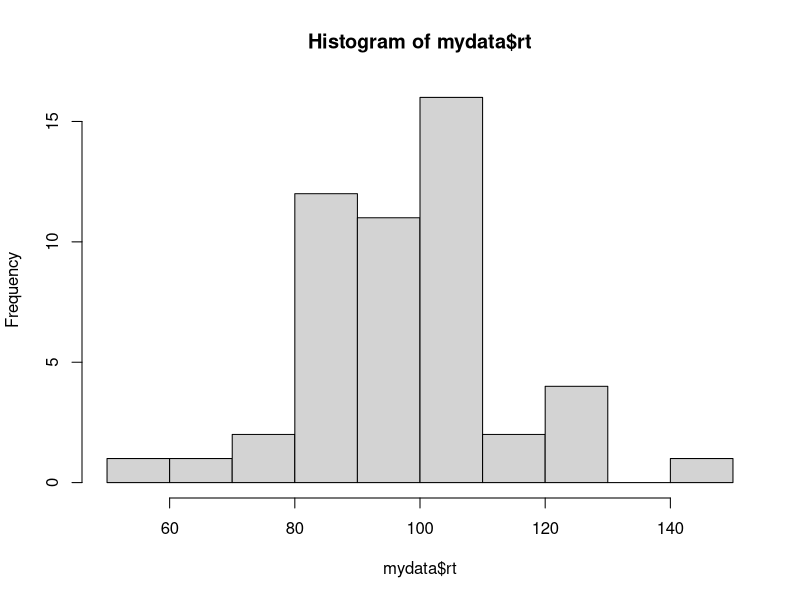
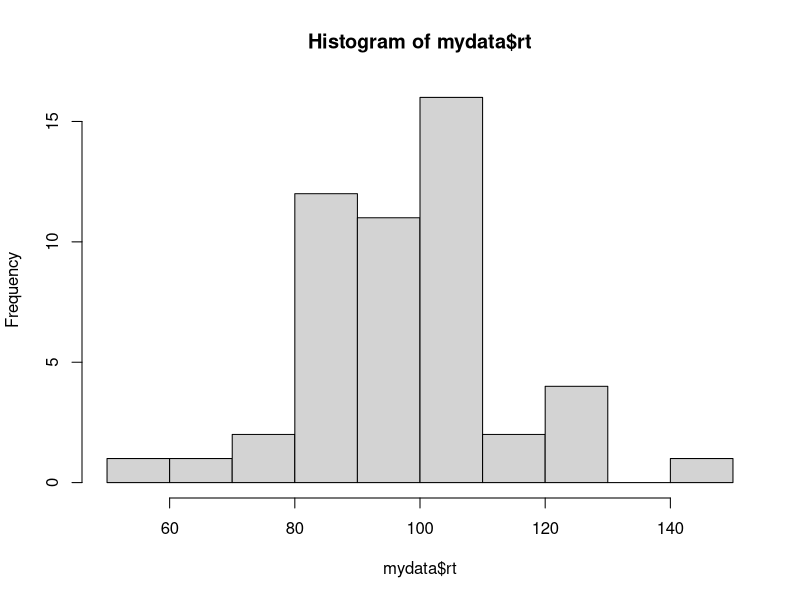
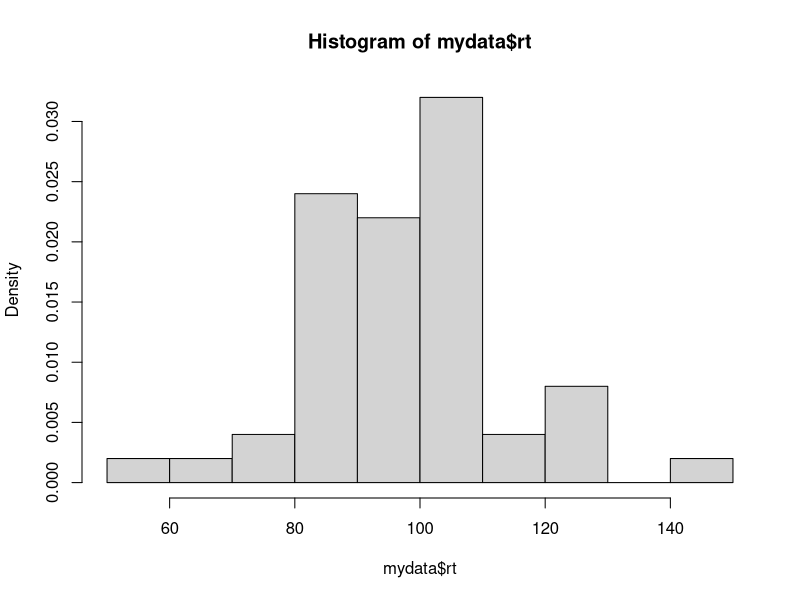
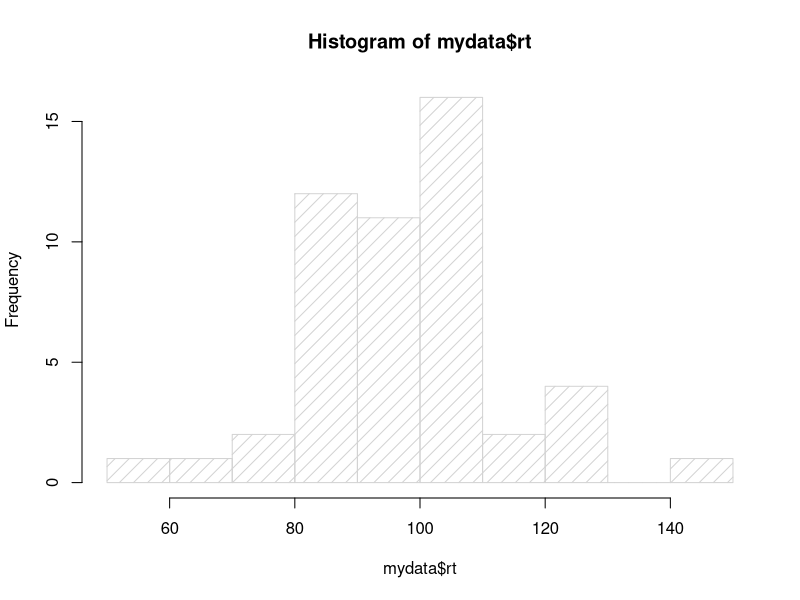
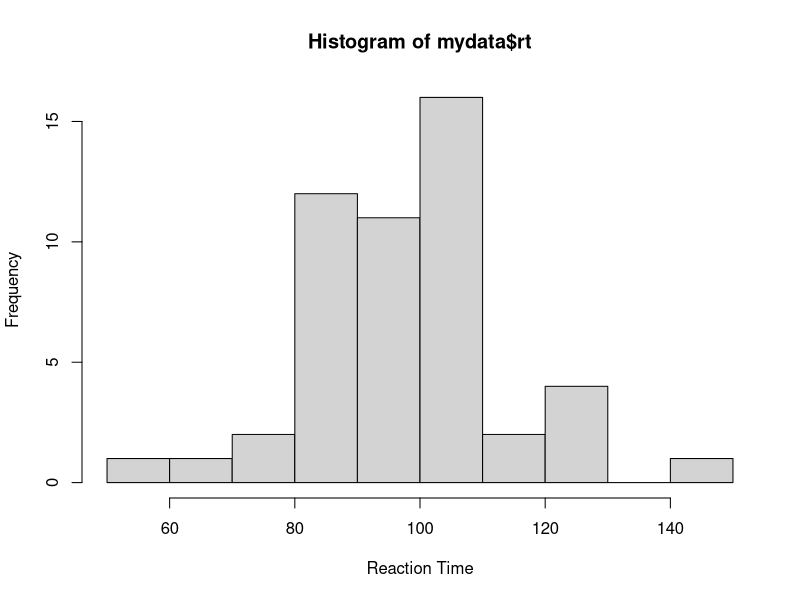
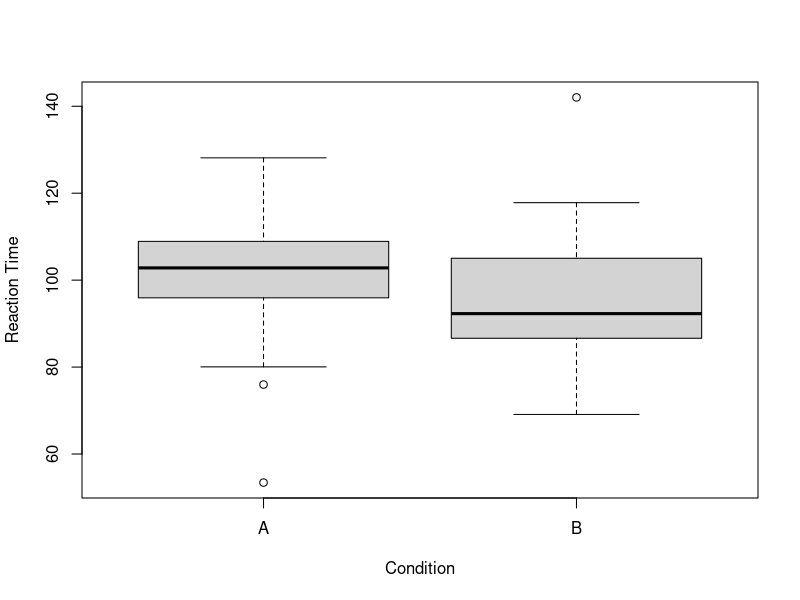

Source code (R) for these figures, in order:
## ---- chunk 1
avector <- c(3, 6, 9, 12, 15, 18, 21, 24, 27)  # Let's create a vector with 9 elements.
avector # prints the whole object
avector[4] # prints the fourth element of the vector
avector[4:7] # prints the 4th through 7th elements of the vector
## ---- chunk 2
# First, let's recreate our random data.frame:
mydata <- data.frame(id = seq(1:50),  # create a column named "id" with the numbers (sequence) 1 through 50
                     condition = rep(c("A", "B"), 25),  # create a "condition" column with A and B repeating
                     rt = rnorm(n = 50, mean = 100, sd = 15))  # create a third column named "rt" with randomly generated data

head(mydata)  # Let's print the head of the data for reference.

mydata[1, 3]  # select a single cell in the first row, third column
# You'll see from the printout of head(mydata) above that this is the reaction time for participant 1.

mydata[3, ]  # leave one of the numbers blank if you want to select all columns for a given row

mydata[, 3]  # or all rows for a given column

mydata[1:10, ]  # You can select multiple rows and/or columns. Here, we're selecting the first ten rows, all columns.

mydata[c(1, 3, 5),]  # This will select the first, third, and fifth rows, all columns.
## ---- chunk 3
mydata$rt
mydata$condition
## ---- chunk 4
mydata$rt[10]
# is the same as:
mydata[10, 3]

## ---- chunk 5
mydata[mydata$rt > 120, ]  # Select rows of mydata where reaction time is greater than 120, all columns
## ---- chunk 6
mydata$rt > 120
## ---- chunk 7
mydata[mydata$id <= 10,]
mydata[mydata$condition == "A", ]
## ---- chunk 8
mydata[mydata$rt > 100 & mydata$rt < 110, ]  # Select rows of mydata where reaction time is greater than 100 and less than 110, all columns
## ---- chunk 9
mydata[mydata$rt < 90 | mydata$rt > 130, ]  # Select rows of mydata where rt is less than 90 or greater than 130, all columns
## ---- chunk 10
mydata[mydata$id <= 10 & mydata$rt < 90 | mydata$rt > 130, ]
## ---- chunk 11
mydata[mydata$id <= 10 & (mydata$rt < 90 | mydata$rt > 130), ]
## ---- chunk 12
subset(mydata, rt > 130) # This selects all rows of mydata where rt > 130
## ---- chunk 13
subset(mydata, rt > 130, c(condition, rt))  # select the condition and rt columns where rt > 130
## ---- chunk 14
subset(x = mydata, subset = rt > 130, select = c(condition, rt)) # This is the same as the last example, but noting each argument explicitly
## ---- chunk 15
mean(mydata$rt)  # Gives the mean (average) of RT
sd(mydata$rt)  # Gives the standard deviation of RT
median(mydata$rt)  # Gives the median value
min(mydata$rt)  # Gives the minimum value
max(mydata$rt)  # Gives the maximum value
## ---- chunk 16
hist(mydata$rt)
## ---- chunk 17
hist(mydata$rt, breaks = 10)  # breaks supplies the number of breaks in the histogram (???)
hist(mydata$rt, breaks = 10, freq = F)  # setting freq = F changes the y-axis to probability density instead of count/frequency
hist(mydata$rt, breaks = 10, density = 10)  # density sets the density of shading
hist(mydata$rt, breaks = 10, xlab = "Reaction Time")  # xlab and ylab change the labels on the X and Y axes.
## ---- chunk 18
boxplot(mydata$rt ~ mydata$condition, xlab = "Condition", ylab = "Reaction Time")
